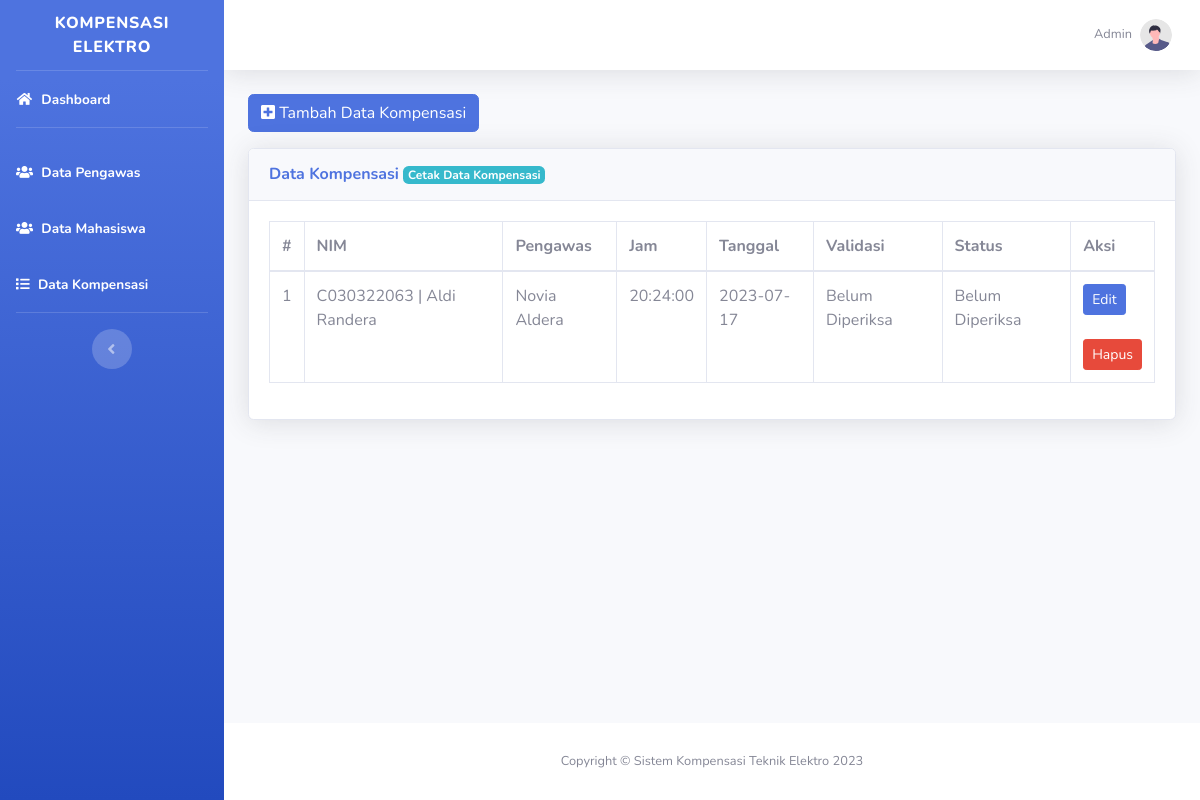
The page /admin/kompensasi.php (signed in) on the database its author committed.
### tables this page shows
CREATE TABLE `kompensasi` (
  `id` int(11) NOT NULL,
  `id_pengawas` int(11) NOT NULL,
  `kegiatan` varchar(255) DEFAULT NULL,
  `nim` varchar(20) NOT NULL,
  `jam` time NOT NULL,
  `tanggal` date NOT NULL,
  `validasi` enum('Belum Diperiksa','Valid','Tidak Valid') NOT NULL,
  `status` enum('Belum Diperiksa','Diterima','Ditolak') NOT NULL
);

CREATE TABLE `mahasiswa` (
  `id` int(11) NOT NULL,
  `username` varchar(255) NOT NULL,
  `nim` varchar(20) NOT NULL,
  `password` varchar(255) NOT NULL,
  `nama` varchar(255) NOT NULL,
  `jenis_kelamin` enum('Laki-laki','Perempuan') NOT NULL,
  `jurusan` varchar(255) NOT NULL,
  `prodi` varchar(255) NOT NULL,
  `semester` int(11) NOT NULL,
  `kelas` varchar(10) NOT NULL,
  `nohp` varchar(20) NOT NULL,
  `username_pengawas` varchar(255) DEFAULT NULL,
  `jumlah_alpha` int(11) DEFAULT NULL
);

CREATE TABLE `pengawas` (
  `id` int(11) NOT NULL,
  `username` varchar(255) NOT NULL,
  `password` varchar(255) NOT NULL,
  `nama` varchar(255) NOT NULL,
  `no_wa` varchar(25) NOT NULL
);

### admin/kompensasi.php (the view, shortened to what this page needs)
<!DOCTYPE html>
<html lang="en">
<head>
    <?php include "link.php"; ?>
</head>
<body id="page-top">
    <div id="wrapper">
        <?php include "sidebar.php"; ?>
        <div id="content-wrapper" class="d-flex flex-column">
            <div id="content">
                <?php include "topbar.php"; ?>
                <div class="container-fluid">
                    <div class="">
                        <p>
                            <a class="btn btn-primary" data-toggle="collapse" href="#collapseExample" role="button" aria-expanded="false" aria-controls="collapseExample">
                                <i class="fas fa-plus-square"></i> Tambah Data Kompensasi
                            </a>
                        </p>
                    </div>
                    <div class="card shadow mb-4">
                        <div class="card-header py-3">
                            <h6 class="m-0 font-weight-bold text-primary">Data Kompensasi <a class="badge bg-info text-white" href="cetak.php">Cetak Data Kompensasi</a></h6>
                        </div>
                        <div class="card-body">
                            <div class="table-responsive">
                                <table class="table table-bordered" id="dataX" width="100%" cellspacing="0">
                                    <thead>
                                        <tr>
                                            <th>#</th>
                                            <th>NIM</th>
                                            <th>Pengawas</th>
                                            <th>Jam</th>
                                            <th>Tanggal</th>
                                            <th>Validasi</th>
                                            <th>Status</th>
                                            <th>Aksi</th>
                                        </tr>
                                    </thead>
                                    <tbody>
                                        <?php
                                        $stmt = $conn->prepare("SELECT kompensasi.*, mahasiswa.nama AS nama_mahasiswa, pengawas.nama AS nama_pengawas FROM kompensasi JOIN mahasiswa ON kompensasi.nim = mahasiswa.nim JOIN pengawas ON kompensasi.id_pengawas = pengawas.id");
                                        $stmt->execute();
                                        $kompensasi = $stmt->get_result();
                                        ?>
                                        <?php $i = 1; ?>
                                        <?php foreach ($kompensasi as $data) : ?>
                                            <tr>
                                                <td><?= $i; ?></td>
                                                <td><?= htmlspecialchars($data['nim']); ?> | <?= htmlspecialchars($data['nama_mahasiswa']); ?></td>
                                                <td><?= htmlspecialchars($data['nama_pengawas']); ?></td>
                                                <td><?= $data['jam']; ?></td>
                                                <td><?= $data['tanggal']; ?></td>
                                                <td><?= $data['validasi']; ?></td>
                                                <td><?= $data['status']; ?></td>
                                                <td>
                                                    <a href="#" class="btn btn-sm btn-primary" data-toggle="modal" data-target="#editModal<?= $data['id'] ?>">Edit</a>
                                                    <br><br>
                                                    <a href="#" class="btn btn-sm btn-danger" data-toggle="modal" data-target="#hapusModal<?= $data['id'] ?>">Hapus</a>
                                                </td>
                                            </tr>
                                            <?php $i++; ?>
                                        <?php endforeach; ?>
                                    </tbody>
                                </table>
                            </div>
                        </div>
                    </div>
                </div>
            </div>
            <?php include "footer.php"; ?>
        </div>
    </div>
</body>
</html>

### rows shown on the page
kompensasi: nim "C030322063", mahasiswa.nama "Aldi Randera", id_pengawas.nama "Novia Aldera", jam "20:24:00", tanggal "2023-07-17", validasi "Belum Diperiksa", status "Belum Diperiksa"
